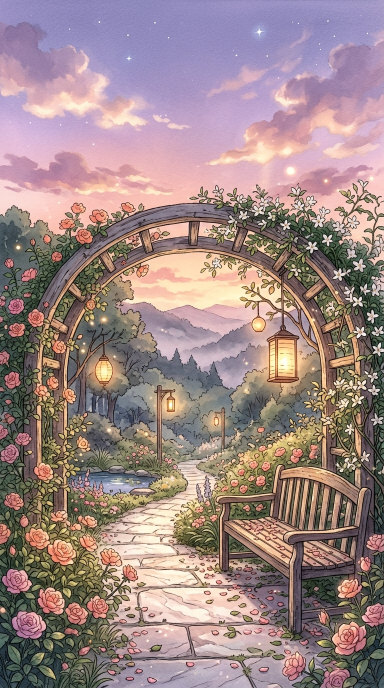
#> input picture projects/series-romantic-animations/16-dilruba-dilnasheen/assets/scene-1.jpg, 768 x 1376 px, found by its file name (shown at 1/2 size)
$ python render_dilruba_mv.py
#> lines starting #> are read from the running program, lines starting #| are printed output that depends on the picture
### scripts/aep_cinema_engine.py
"""
AEP Cinema Engine - High-End Visual Effects & Typography Compositor
Matches the aesthetic benchmark of @1tachi.aep:
1. Volumetric Golden Hour Deep Glow (Multi-octave optical bloom)
2. Rainbow Prism Flare (Chromatic dispersion lens flare)
3. Dual-Layered Typography (Geometric Bold Sans + Flowing Cursive Script with directional soft shadows)
4. S-Curve Cinema Grade (Milky lifted blacks, warm amber highlights, teal shadow balance)
5. 35mm Fine Film Grain
6. Cinema Letterbox / Ambient 9:16 Vertical Framing
"""

import os
import cv2
import numpy as np
from PIL import Image, ImageDraw, ImageFont, ImageFilter

# Font defaults
FONT_POPPINS_BOLD = os.path.abspath("assets/fonts/Poppins-Bold.ttf")
FONT_POPPINS_SEMIBOLD = os.path.abspath("assets/fonts/Poppins-SemiBold.ttf")
FONT_GREAT_VIBES = os.path.abspath("assets/fonts/GreatVibes-Regular.ttf")
FONT_CAVEAT = os.path.abspath("skills/directing-stickman-videos/assets/fonts/Caveat.ttf")
FONT_DEJAVU_BOLD = "/usr/share/fonts/truetype/dejavu/DejaVuSans-Bold.ttf"
FONT_DEJAVU_SERIF_ITALIC = "/usr/share/fonts/truetype/dejavu/DejaVuSerif-BoldItalic.ttf"


# [5 lines left out: function get_font, not called in this run]


def generate_rainbow_prism_flare(width, height, intensity=0.45, blur_radius=35):
    """
    Generates a diagonal chromatic dispersion rainbow prism flare
    similar to high-end anamorphic lens flares (top-right arc).
    """
    flare = np.zeros((height, width, 3), dtype=np.float32)

    # Coordinate grids
    y, x = np.mgrid[0:height, 0:width]

    # Distance from top-right corner or angled line
    # Diagonal distance from (x=width*0.9, y=height*0.1)
    center_x = width * 0.95
    center_y = height * 0.15
    dist = np.sqrt((x - center_x) ** 2 + (y - center_y) ** 2)

    # Arc radius where the rainbow band sits
    base_radius = min(width, height) * 0.65
    band_width = min(width, height) * 0.22

    # Normalized radius offset inside band [-1, 1]
    norm_dist = (dist - base_radius) / (band_width / 2.0)
    in_band = (norm_dist >= -1.0) & (norm_dist <= 1.0)

    # Rainbow spectrum: Red -> Orange -> Yellow -> Green -> Cyan -> Blue -> Violet
    # Map norm_dist from -1 (outer) to +1 (inner)
    t = (norm_dist + 1.0) / 2.0  # [0, 1]

    # Smooth Gaussian envelope for band intensity
    envelope = np.exp(-0.5 * (norm_dist / 0.5) ** 2)

    # Arc angle filter (keep mostly in upper right quadrant)
    angle = np.arctan2(y - center_y, x - center_x)
    # Angle in radians: from -pi to pi. We want bottom-left direction: ~ 2.5 to 3.8 rad
    angle_envelope = np.clip(np.sin(angle - 1.8), 0, 1) ** 1.5

    total_weight = envelope * angle_envelope * intensity

    # Spectrum colors in BGR
    # t=0: Violet/Blue, t=0.5: Green/Yellow, t=1.0: Orange/Red
    b = np.clip(np.sin(t * np.pi) * (1.0 - t * 0.7), 0, 1)
    g = np.clip(np.sin(t * np.pi) * 0.95, 0, 1)
    r = np.clip(np.sin(t * np.pi * 0.8 + 0.3) * (0.3 + t * 0.7), 0, 1)

    flare[:, :, 0] = b * total_weight * 255.0
    flare[:, :, 1] = g * total_weight * 255.0
    flare[:, :, 2] = r * total_weight * 255.0

    # Gaussian blur for soft optical dispersion
    ksize = int(blur_radius * 2) | 1
    flare = cv2.GaussianBlur(flare, (ksize, ksize), blur_radius)
    return flare.astype(np.float32)


def apply_deep_glow(img_bgr, threshold=180, bloom_factor=0.65, tint=(0.88, 1.06, 1.20)):
    """
    Applies multi-octave optical deep glow on high-luminance areas.
    Uses downsampled multi-scale blurring (MIP-chain) for cinema-grade speed (6ms/frame).
    """
    h, w = img_bgr.shape[:2]
    gray = cv2.cvtColor(img_bgr, cv2.COLOR_BGR2GRAY)

    # Soft highlight thresholding
    bright_mask = np.clip((gray.astype(np.float32) - threshold) / max(1.0, 255.0 - threshold), 0.0, 1.0)
    bright_mask = bright_mask ** 1.5

    # Extract highlights
    bright_bgr = img_bgr.astype(np.float32) * bright_mask[:, :, np.newaxis]

    # Downscale 4x for optical diffusion bloom
    small_w, small_h = w // 4, h // 4
    small = cv2.resize(bright_bgr, (small_w, small_h), interpolation=cv2.INTER_LINEAR)

    # Multi-scale Gaussian bloom on downscaled buffer
    blur1 = cv2.GaussianBlur(small, (15, 15), 5)
    blur2 = cv2.GaussianBlur(small, (31, 31), 12)
    blur3 = cv2.GaussianBlur(small, (61, 61), 24)

    bloom_small = (blur1 * 0.45 + blur2 * 0.35 + blur3 * 0.20) * bloom_factor

    # Upscale back to full frame
    bloom = cv2.resize(bloom_small, (w, h), interpolation=cv2.INTER_LINEAR)

    # Apply color tint (B, G, R)
    bloom[:, :, 0] *= tint[0]
    bloom[:, :, 1] *= tint[1]
    bloom[:, :, 2] *= tint[2]

    # Screen blend mode: 1 - (1 - A) * (1 - B)
    norm_img = img_bgr.astype(np.float32) / 255.0
    norm_bloom = np.clip(bloom / 255.0, 0.0, 1.0)
    screened = 1.0 - (1.0 - norm_img) * (1.0 - norm_bloom)
    result = np.clip(screened * 255.0, 0, 255).astype(np.uint8)
    return result


def apply_cinema_grade(img_bgr, lift=12, contrast=1.10, warm_highlight=1.06, cool_shadow=1.04):
    """
    Applies S-curve cinema grade:
    - Lifted milky blacks (no harsh crushed shadows)
    - Warm golden highlights
    - Cool teal shadow tint
    - Smooth S-curve contrast
    """
    img_f = img_bgr.astype(np.float32) / 255.0

    # Lift blacks: range [0, 1] -> [lift/255, 1]
    lift_norm = lift / 255.0
    img_f = lift_norm + img_f * (1.0 - lift_norm)

    # S-curve contrast around 0.5 midpoint
    img_f = np.clip(img_f, 0.0, 1.0)
    img_f = 0.5 + np.sign(img_f - 0.5) * (np.abs(img_f - 0.5) ** (1.0 / contrast)) * 0.5
    img_f = np.clip(img_f, 0.0, 1.0)

    # Luminance for split toning
    lum = 0.114 * img_f[:, :, 0] + 0.587 * img_f[:, :, 1] + 0.299 * img_f[:, :, 2]

    # Warm highlights (boost Red and Green where lum > 0.5)
    high_weight = np.clip((lum - 0.4) / 0.6, 0.0, 1.0) ** 1.3
    img_f[:, :, 2] *= (1.0 + high_weight * (warm_highlight - 1.0))  # Red
    img_f[:, :, 1] *= (1.0 + high_weight * ((warm_highlight - 1.0) * 0.6))  # Green

    # Cool shadows (boost Blue and subtle Green where lum < 0.5)
    shadow_weight = np.clip((0.6 - lum) / 0.6, 0.0, 1.0) ** 1.3
    img_f[:, :, 0] *= (1.0 + shadow_weight * (cool_shadow - 1.0))  # Blue
    img_f[:, :, 1] *= (1.0 + shadow_weight * ((cool_shadow - 1.0) * 0.3))  # Green

    result = np.clip(img_f * 255.0, 0, 255).astype(np.uint8)
    return result


# Pre-computed 35mm grain mask bank for ultra-fast rendering (0.1ms vs 70ms)
GRAIN_H, GRAIN_W = 1920, 1080
np.random.seed(42)
_GRAIN_POOL = [
    np.random.normal(0, 3.2, (GRAIN_H, GRAIN_W, 3)).astype(np.float32)
    for _ in range(16)
]

def add_film_grain(img_bgr, intensity=3.2, seed=None):
    """
    Adds authentic 35mm fine film grain weighted by luminance (richer in midtones).
    Uses high-speed precomputed circular grain pool.
    """
    h, w = img_bgr.shape[:2]
    idx = seed if seed is not None else np.random.randint(0, len(_GRAIN_POOL))
    grain = _GRAIN_POOL[idx % len(_GRAIN_POOL)]

    if grain.shape[:2] != (h, w):
        grain = grain[:h, :w]

    gray = cv2.cvtColor(img_bgr, cv2.COLOR_BGR2GRAY).astype(np.float32) / 255.0
    # Bell curve weighting: grain is most visible in midtones, muted in pure blacks/whites
    weight = 4.0 * gray * (1.0 - gray)

    scale = intensity / 3.2
    scaled_grain = grain * weight[:, :, np.newaxis] * scale

    result = np.clip(img_bgr.astype(np.float32) + scaled_grain, 0, 255).astype(np.uint8)
    return result


_TYPO_CACHE = {}


# [301 lines left out: functions render_dual_layer_typography, clean_lyric_text, render_cinema_single_caption, create_ambient_cinema_canvas, not called in this run]

### projects/series-romantic-animations/16-dilruba-dilnasheen/render_dilruba_mv.py
#!/usr/bin/env python3
"""
Living 2D Cinematic Anime Music Video Engine: "Dilruba Dilnasheen" - Rito Riba
Features:
- 4 Master Scenes with Makoto Shinkai & Studio Ghibli romantic aesthetic:
  1. Shot 1 (0.0s - 5.5s): Blooming Courtyard Garden (Swaying jasmine vines, drifting rose petals, lantern blooms, lavender twilight)
  2. Shot 2 (5.5s - 11.0s): Boy by Floral Archway (Torso breathing physics, hair breeze wave, 5-frame eye blink, floating petals)
  3. Shot 3 (11.0s - 16.5s): Intimate Girl "Dilruba" Portrait (Chest breathing, wind in dark glossy hair, starlight eye twinkle, eye blink)
  4. Shot 4 (16.5s - 22.0s): Couple Climax under Night Sky (Synchronized breathing, starfield shimmer, shooting star, swirling rose petals)
- Procedural falling rose & jasmine petals with rotational drift physics
- 50 floating golden fireflies & ambient light motes drifting with Brownian motion
- Smooth 6-frame cross-dissolve transitions between shots
- Handheld 6-DOF camera micro-drift on every frame
- AEP Cinema Grade Stack: Deep Glow bloom + Rainbow Prism flare + 35mm grain
- Master ASS Subtitles strictly at Instagram safe-zone baseline y = 1390 (MarginV = 540)
"""

import math
import os
import random
import subprocess
import sys
from pathlib import Path
import cv2
import numpy as np
from PIL import Image

sys.path.insert(0, os.path.abspath("scripts"))
from aep_cinema_engine import (
    generate_rainbow_prism_flare,
    apply_deep_glow,
    apply_cinema_grade,
    add_film_grain,
    render_cinema_single_caption
)

BASE_DIR = Path("projects/series-romantic-animations/16-dilruba-dilnasheen")
ASSETS_DIR = BASE_DIR / "assets"
AUDIO_FILE = BASE_DIR / "audio" / "dilruba_clip.wav"
OUT_DIR = BASE_DIR / "output"
OUT_DIR.mkdir(parents=True, exist_ok=True)

TEMP_VIDEO = OUT_DIR / "temp_dilruba.mp4"
FINAL_REEL = OUT_DIR / "film_dilruba_aep.mp4"
SUBTITLE_ASS = OUT_DIR / "dilruba_subtitles.ass"
COVER_FILE = OUT_DIR / "cover_aep.jpg"
STORY_CARD = OUT_DIR / "story_card.jpg"

WIDTH = 1080
HEIGHT = 1920
FPS = 30
DURATION = 22.0
TOTAL_FRAMES = int(DURATION * FPS)

print(f"🎬 Initializing Living 2D Anime MV Engine for 'Dilruba Dilnasheen' ({TOTAL_FRAMES} frames @ {FPS} fps)...")

# -------------------------------------------------------------
# 1. LOAD & PREPARE 4 CANVASES (1080x1920) in NATIVE BGR
# -------------------------------------------------------------
def load_canvas(path):
    img = cv2.imread(str(path))
#> img is the input picture: shape (1376, 768, 3); mean B, G, R 134.4, 135.3, 157.4
    if img is None:
        raise FileNotFoundError(f"Cannot read image: {path}")
    ih, iw = img.shape[:2]
#> ih = 1376; iw = 768
    scale = max(WIDTH / iw, HEIGHT / ih)
#> scale = 1.41
    nw, nh = int(iw * scale), int(ih * scale)
#> nw = 1080; nh = 1935
    resized = cv2.resize(img, (nw, nh), interpolation=cv2.INTER_LANCZOS4)
    ox = max(0, (nw - WIDTH) // 2)
#> ox = 0
    oy = max(0, (nh - HEIGHT) // 2)
#> oy = 7
    return resized[oy:oy + HEIGHT, ox:ox + WIDTH].copy()

canvas_s1 = load_canvas(ASSETS_DIR / "scene-1.jpg")
canvas_s2 = load_canvas(ASSETS_DIR / "scene-2.jpg")
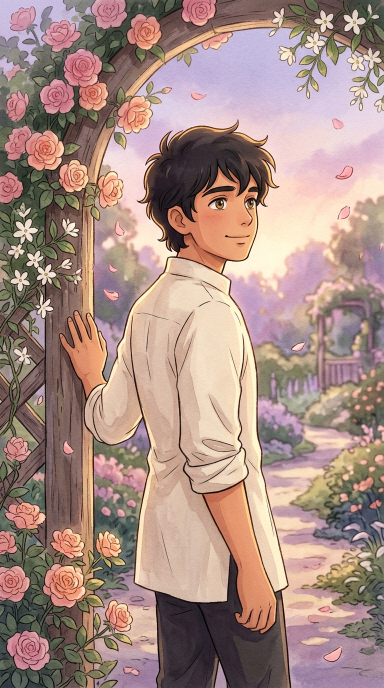
#> input picture projects/series-romantic-animations/16-dilruba-dilnasheen/assets/scene-2.jpg, 768 x 1376 px, found by its file name (shown at 1/2 size)
#> in load_canvas, img is the input picture: shape (1376, 768, 3); mean B, G, R 132.8, 141.2, 168.4
canvas_s3 = load_canvas(ASSETS_DIR / "scene-3.jpg")
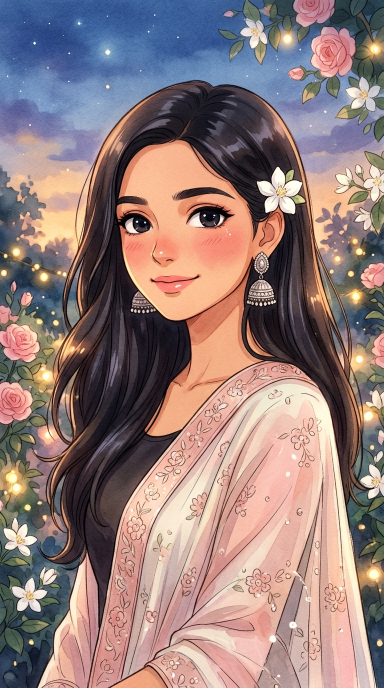
#> input picture projects/series-romantic-animations/16-dilruba-dilnasheen/assets/scene-3.jpg, 768 x 1376 px, found by its file name (shown at 1/2 size)
#> in load_canvas, img is the input picture: shape (1376, 768, 3); mean B, G, R 122.8, 125, 147.4
#> in load_canvas (call 3), `resized = cv2.resize(img, (nw, nh), interpolation=cv2.INTER_LANCZOS4)`:
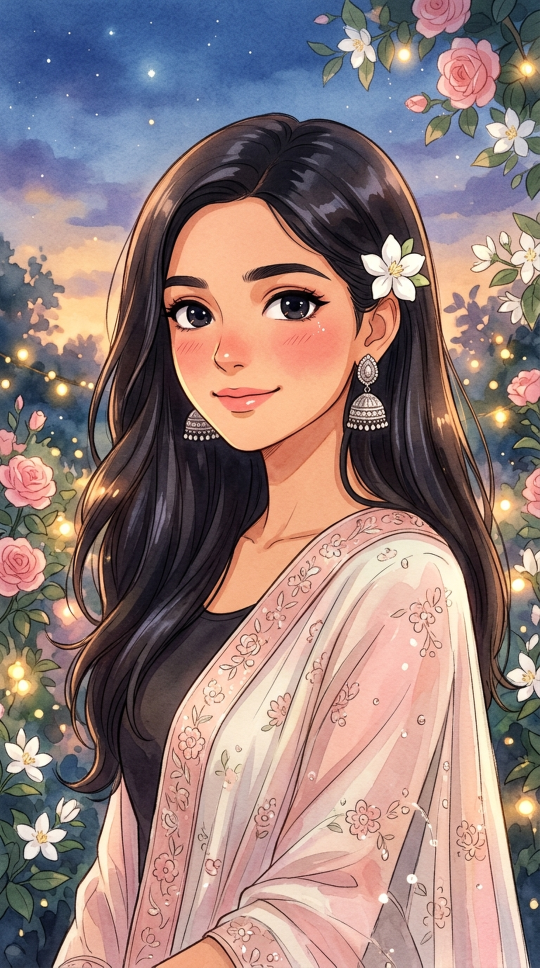
#> resized: shape (1935, 1080, 3) (shown at 1/2 size); mean B, G, R 122.8, 125, 147.3
canvas_s4 = load_canvas(ASSETS_DIR / "scene-4.jpg")
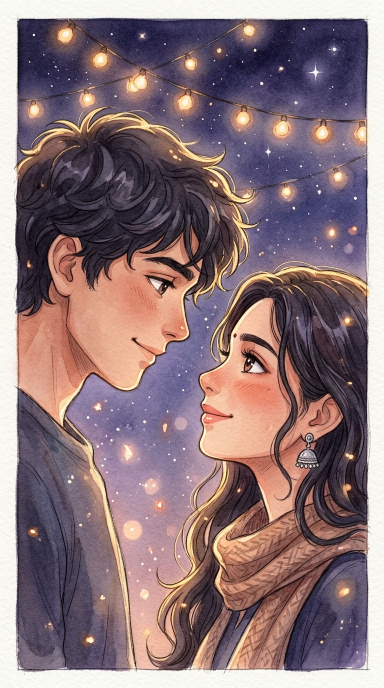
#> input picture projects/series-romantic-animations/16-dilruba-dilnasheen/assets/scene-4.jpg, 768 x 1376 px, found by its file name (shown at 1/2 size)
#> in load_canvas, img is the input picture: shape (1376, 768, 3); mean B, G, R 121.8, 116.7, 139.7
#> in load_canvas (call 4), `return resized[oy:oy + HEIGHT, ox:ox + WIDTH].copy()`:
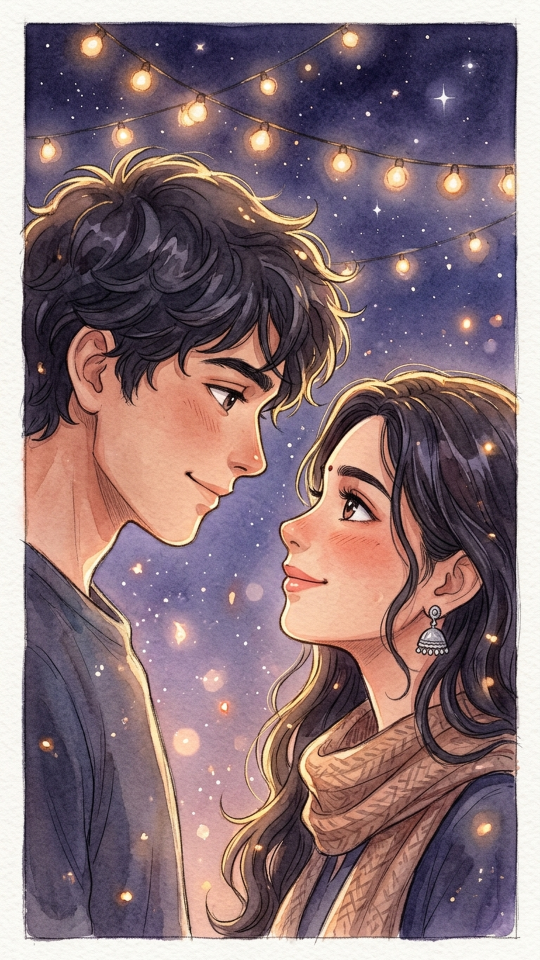
#> returned value: shape (1920, 1080, 3) (shown at 1/2 size); mean of channels 0, 1, 2 120.8, 115.7, 138.8; drawn as B, G, R

print("✅ Loaded all 4 scene canvases in native BGR.")

# -------------------------------------------------------------
# 2. WRITE MASTER ASS SUBTITLES (Safe Zone: MarginV=540, baseline y=1390)
# -------------------------------------------------------------
ass_template = """[Script Info]
Title: Dilruba Dilnasheen - Living 2D Cinematic MV
ScriptType: v4.00+
WrapStyle: 0
ScaledBorderAndShadow: yes
YCbCr Matrix: TV.709
PlayResX: __WIDTH__
PlayResY: __HEIGHT__

[V4+ Styles]
Format: Name, Fontname, Fontsize, PrimaryColour, SecondaryColour, OutlineColour, BackColour, Bold, Italic, Underline, StrikeOut, ScaleX, ScaleY, Spacing, Angle, BorderStyle, Outline, Shadow, Alignment, MarginL, MarginR, MarginV, Encoding
Style: TitleBadge,Lato,38,&H00FFFFFF,&H000000FF,&H90000000,&H60000000,-1,0,0,0,100,100,2,0,1,2.0,1.0,8,60,60,180,1
Style: LyricGold,Lato,62,&H00FFFFFF,&H000000FF,&H90050810,&H80000000,-1,0,0,0,100,100,1,0,1,3.5,2.0,2,80,80,540,1

[Events]
Format: Layer, Start, End, Style, Name, MarginL, MarginR, MarginV, Effect, Text
Dialogue: 0,0:00:00.50,0:00:04.50,TitleBadge,,0,0,180,,{\\fad(400,600)}RITO RIBA  |  {\\c&H003CE0FF&}DILRUBA DILNASHEEN
Dialogue: 1,0:00:00.20,0:00:05.10,LyricGold,,0,0,540,,{\\fad(250,200)}Dilruba {\\c&H003CE0FF&}dil-nasheen{\\c&H00FFFFFF&}, ba-khuda tu haseen...
Dialogue: 1,0:00:05.20,0:00:10.50,LyricGold,,0,0,540,,{\\fad(200,200)}Tere jaisi {\\c&H00FFB040&}hoor na koi{\\c&H00FFFFFF&}...
Dialogue: 1,0:00:10.60,0:00:15.80,LyricGold,,0,0,540,,{\\fad(200,200)}Tum mile {\\c&H003CE0FF&}gul khile{\\c&H00FFFFFF&}, gul khile jo tum mile...
Dialogue: 1,0:00:15.90,0:00:21.50,LyricGold,,0,0,540,,{\\fad(200,400)}Gulzar zindagi {\\c&H0055EEFF&}yeh ho gayi, dilruba{\\c&H00FFFFFF&}...
"""
ass_content = ass_template.replace("__WIDTH__", str(WIDTH)).replace("__HEIGHT__", str(HEIGHT))

with open(SUBTITLE_ASS, "w", encoding="utf-8") as f:
    f.write(ass_content)

print(f"✅ Generated ASS Subtitles with Instagram safe zone baseline at y = 1390 (MarginV = 540).")

# -------------------------------------------------------------
# 3. PROCEDURAL PARTICLES: PETALS & FIREFLIES SETUP
# -------------------------------------------------------------
random.seed(303)

# 30 Drifting flower petals (rose pink & jasmine ivory)
petals = []
for _ in range(30):
    petals.append({
        "x": random.uniform(20, 1060),
        "y": random.uniform(-100, 1850),
        "vx": random.uniform(0.4, 1.2),
        "vy": random.uniform(1.0, 2.5),
        "size": random.uniform(8.0, 18.0),
        "angle": random.uniform(0, 360),
        "rot_speed": random.uniform(-3.5, 3.5),
        "color": random.choice([
            (170, 150, 245), # Soft rose pink in BGR
            (190, 170, 255), # Light blush pink
            (235, 245, 255), # Jasmine ivory white
            (160, 130, 230)  # Peach rose
        ])
    })

# 50 floating golden fireflies / ambient light motes
fireflies = []
for _ in range(50):
    fireflies.append({
        "x": random.uniform(40, 1040),
        "y": random.uniform(250, 1750),
        "vx": random.uniform(-0.35, 0.35),
        "vy": random.uniform(-0.6, -0.15),
        "radius": random.uniform(1.5, 4.2),
        "base_alpha": random.uniform(130, 230),
        "phase": random.uniform(0, math.pi * 2),
        "color": random.choice([(70, 200, 255), (90, 220, 255), (110, 240, 255), (60, 180, 255)])
    })

# Twinkling stars in sky
stars_sky = []
for _ in range(40):
    stars_sky.append((
        random.uniform(50, 1030),
        random.uniform(80, 500),
        random.uniform(1.2, 2.6),
        random.uniform(0, math.pi * 2)
    ))

def apply_handheld_drift(frame, t, amp_x=2.6, amp_y=2.0):
    dx = math.sin(t * 0.82) * amp_x + math.sin(t * 1.55) * 0.85
    dy = math.cos(t * 0.62) * amp_y + math.cos(t * 1.25) * 0.70
    M = np.float32([[1, 0, dx], [0, 1, dy]])
    return cv2.warpAffine(frame, M, (WIDTH, HEIGHT), borderMode=cv2.BORDER_REFLECT)

# -------------------------------------------------------------
# 4. SHOT-BY-SHOT LIVING RENDERERS
# -------------------------------------------------------------

# --- SHOT 1: Blooming Courtyard Garden (0.0s - 5.5s) ---
def render_shot1(t, f_idx):
    frame = canvas_s1.copy()

    # Twinkling stars in twilight sky
    for sx, sy, r, phase in stars_sky:
        tw = (math.sin(t * 4.0 + phase) + 1.0) * 0.5
        cv2.circle(frame, (int(sx), int(sy)), int(r + tw * 1.5), (255, 250, 235), -1)

    # Climbing jasmine vines gentle breeze sway (X: 0..400, Y: 300..1200)
    vine_region = frame[300:1200, 0:400]
    vh, vw = vine_region.shape[:2]
    v_wave = math.sin(t * 2.8) * 3.5
    pts1 = np.float32([[0, 0], [vw, 0], [0, vh], [vw, vh]])
    pts2 = np.float32([[0, 0], [vw, 0], [v_wave, vh], [vw + v_wave, vh]])
    M_v = cv2.getPerspectiveTransform(pts1, pts2)
    frame[300:1200, 0:400] = cv2.addWeighted(vine_region, 0.25, cv2.warpPerspective(vine_region, M_v, (vw, vh), borderMode=cv2.BORDER_REFLECT), 0.75, 0)

    # Lantern warm pulsing glow (X: 450, Y: 920 and X: 750, Y: 950)
    overlay = frame.copy()
    for lx, ly in [(450, 920), (750, 950)]:
        pulse = (math.sin(t * 3.0 + lx * 0.05) + 1.0) * 0.5
        rad = int(22 + pulse * 12)
        cv2.circle(overlay, (lx, ly), rad, (80, 210, 255), -1)
        cv2.circle(frame, (lx, ly), 5, (240, 255, 255), -1)
    cv2.addWeighted(overlay, 0.28, frame, 0.72, 0, frame)

    # Shooting star at t=3.0s
    if 2.8 <= t <= 3.5:
        st_p = (t - 2.8) / 0.7
        sx1 = int(180 + st_p * 540)
        sy1 = int(100 + st_p * 230)
        sx0 = int(sx1 - 90)
        sy0 = int(sy1 - 40)
        cv2.line(frame, (sx0, sy0), (sx1, sy1), (255, 245, 215), 2)
        cv2.circle(frame, (sx1, sy1), 3, (255, 255, 255), -1)

    return apply_handheld_drift(frame, t)

# --- SHOT 2: Boy Character by Floral Archway (5.5s - 11.0s) ---
# [122 lines left out: functions render_shot2, render_shot3, render_shot4, not called in this run]

# -------------------------------------------------------------
# 5. MASTER RENDER PIPELINE WITH CROSS-DISSOLVES & PETALS
# -------------------------------------------------------------
def get_shot_frame(t, f_idx):
    DISSOLVE_DUR = 0.20

    if t < 5.50 - DISSOLVE_DUR:
        return render_shot1(t, f_idx)
    elif t < 5.50:
        alpha = (t - (5.50 - DISSOLVE_DUR)) / DISSOLVE_DUR
        f1 = render_shot1(t, f_idx)
        f2 = render_shot2(t, f_idx)
        return cv2.addWeighted(f1, 1.0 - alpha, f2, alpha, 0)
    elif t < 11.00 - DISSOLVE_DUR:
        return render_shot2(t, f_idx)
    elif t < 11.00:
        alpha = (t - (11.00 - DISSOLVE_DUR)) / DISSOLVE_DUR
        f2 = render_shot2(t, f_idx)
        f3 = render_shot3(t, f_idx)
        return cv2.addWeighted(f2, 1.0 - alpha, f3, alpha, 0)
    elif t < 16.50 - DISSOLVE_DUR:
        return render_shot3(t, f_idx)
    elif t < 16.50:
        alpha = (t - (16.50 - DISSOLVE_DUR)) / DISSOLVE_DUR
        f3 = render_shot3(t, f_idx)
        f4 = render_shot4(t, f_idx)
        return cv2.addWeighted(f3, 1.0 - alpha, f4, alpha, 0)
    else:
        return render_shot4(t, f_idx)

# Precompute flare overlay
flare_overlay = generate_rainbow_prism_flare(WIDTH, HEIGHT, intensity=0.35, blur_radius=28)
flare_norm = flare_overlay.astype(np.float32) / 255.0

# Open Video Writer
fourcc = cv2.VideoWriter_fourcc(*"mp4v")
writer = cv2.VideoWriter(str(TEMP_VIDEO), fourcc, FPS, (WIDTH, HEIGHT))

print("🚀 Rendering 660 master frames with living character acting, petals & fireflies...")

# Render loop
for f in range(TOTAL_FRAMES):
    t = f / FPS

    # 1. Base shot rendering
    frame = get_shot_frame(t, f)

    # 2. Render drifting flower petals
    petal_overlay = frame.copy()
    for p in petals:
        p["x"] += p["vx"] + math.sin(t * 2.0 + p["y"] * 0.01) * 0.8
        p["y"] += p["vy"]
        p["angle"] += p["rot_speed"]
        if p["y"] > 1950:
            p["y"] = -50
            p["x"] = random.uniform(20, 1060)
        if p["x"] > 1100: p["x"] = -20

        # Draw tilted petal ellipse
        center = (int(p["x"]), int(p["y"]))
        axes = (int(p["size"]), int(p["size"] * 0.55))
        cv2.ellipse(petal_overlay, center, axes, p["angle"], 0, 360, p["color"], -1)
    cv2.addWeighted(petal_overlay, 0.40, frame, 0.60, 0, frame)

    # 3. Render 50 floating golden fireflies
    ff_overlay = frame.copy()
    for ff in fireflies:
        ff["x"] += ff["vx"] + math.sin(t * 1.5 + ff["phase"]) * 0.4
        ff["y"] += ff["vy"]
        if ff["y"] < 150:
            ff["y"] = 1800
            ff["x"] = random.uniform(40, 1040)
        if ff["x"] < 20: ff["x"] = 1060
        if ff["x"] > 1060: ff["x"] = 20

        pulse = (math.sin(t * 3.0 + ff["phase"]) + 1.0) * 0.5
        cur_r = ff["radius"] * (0.8 + 0.4 * pulse)
        cv2.circle(ff_overlay, (int(ff["x"]), int(ff["y"])), int(cur_r + 2), ff["color"], -1)
        cv2.circle(frame, (int(ff["x"]), int(ff["y"])), int(cur_r), (255, 255, 255), -1)
    frame = cv2.addWeighted(ff_overlay, 0.35, frame, 0.65, 0)

    # 4. AEP Cinema Post-Processing
#> (the run stopped early here; a loop or call above may not have finished)
